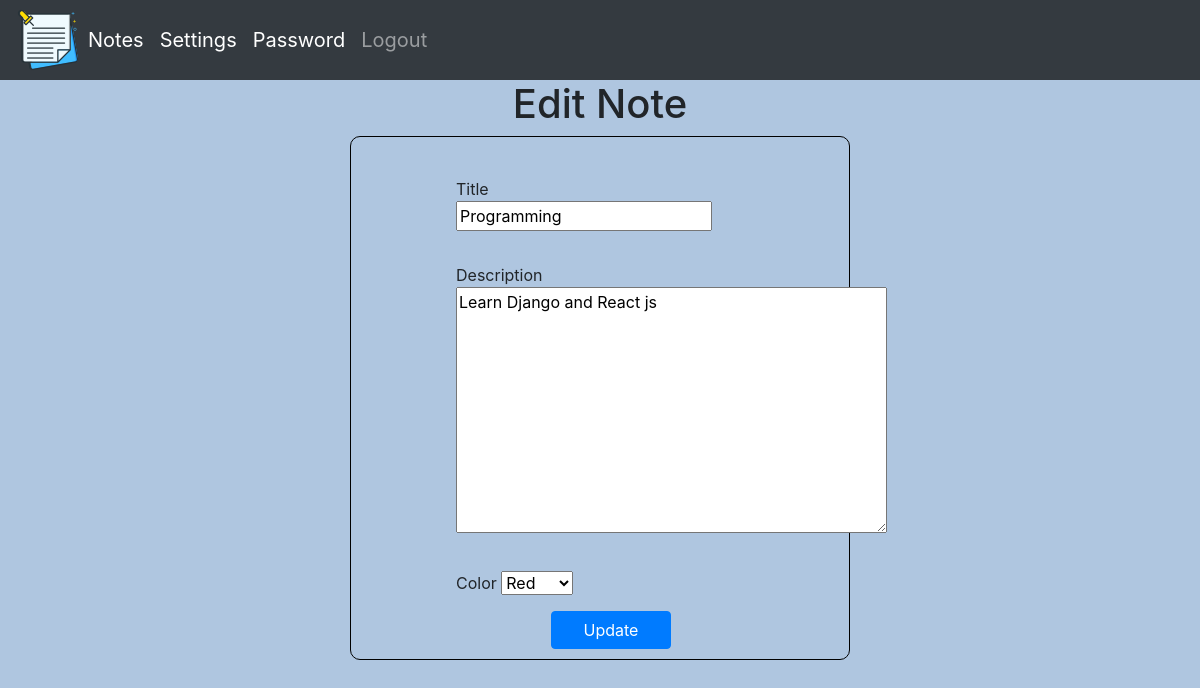
Page /editNote/1/ (signed in) on the committed database.
### noteApp/models.py (models this page shows, shortened)
class Note(models.Model):
    colors = [
        ("bg-danger","Red"),
        ("bg-info","Teal"),
        ("bg-success","Green"),
        ("bg-warning","Yellow"),
    ]
    title = models.CharField(max_length=200, null=True)
    description = models.TextField(max_length=200)
    date_created = models.DateTimeField(auto_now_add=True)
    color = models.CharField(max_length=10,choices=colors,default="Teal")
    user = models.ForeignKey(User, on_delete=models.CASCADE, null=True)

### noteApp/views.py (the view, shortened to what this page needs)
# urls.py: path('editNote/<str:pk_note>/', views.editNote, name="editNote"),
@login_required(login_url='loginPage')
def editNote(request, pk_note):
    note = Note.objects.get(id=pk_note)
    form = NoteEditForm(instance=note)
    context = {
        "note":note,
        "form":form,
    }
    return render(request, "noteApp/editNote.html", context)

### noteApp/forms.py
class NoteEditForm(ModelForm):
    class Meta:
        model = Note
        fields = ['title','description','color']

### noteApp/templates/noteApp/editNote.html (shortened to what this page needs)
{% extends 'noteApp/base.html' %}
{% load static %}
{% block content %}
<h1 style="text-align: center;">Edit Note</h1>
<div class="card2">
    <form action="" method="POST" class="form-style">
        <div class="form-row">
            <div class="form-group">
                {{form.title.label}}
                <p>{{form.title}}</p>
            </div>
        </div>
        <div class="form-row">
            <div class="form-group">
                {{form.description.label}}
                <p>{{form.description}}</p>
            </div>
        </div>
        <div class="form-row">
            <div class="form-group">
                {{form.color.label}}
                {{form.color}}
            </div>
        </div>
        <button type="submit" id="Button" class="btn btn-primary">Update</button>
    </form>
</div>
{% endblock %}

### static/css/main.css (style rules this page uses)
.card2 { margin-bottom:25px; width: 500px; padding-left: 90px; padding-bottom:10px; padding-top: 20px; padding-right: 70px; border: 1px solid black; margin: auto; border-radius: 10px; }
#Button { width: 120px; margin-left: 90px; }
.form-style { width: 500px; margin: 0 auto; margin-top: 20px; margin-left: 20px; }

### noteApp/templates/noteApp/base.html (style rules this page uses)
body { background-color: rgb(175, 198, 224); }

### rows in the picture
Note: title "Programming", description "Learn Django and React js", color "Red"
